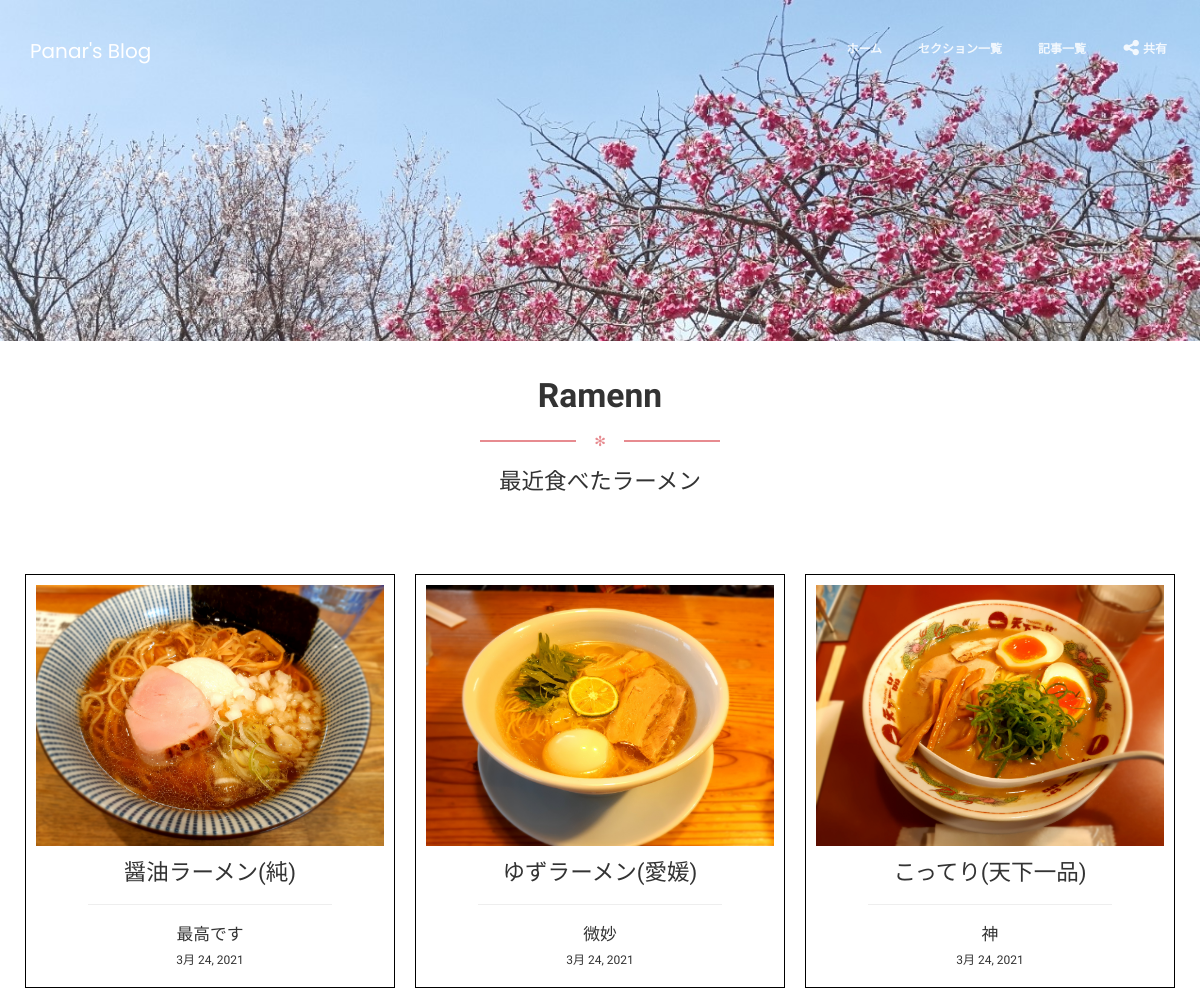
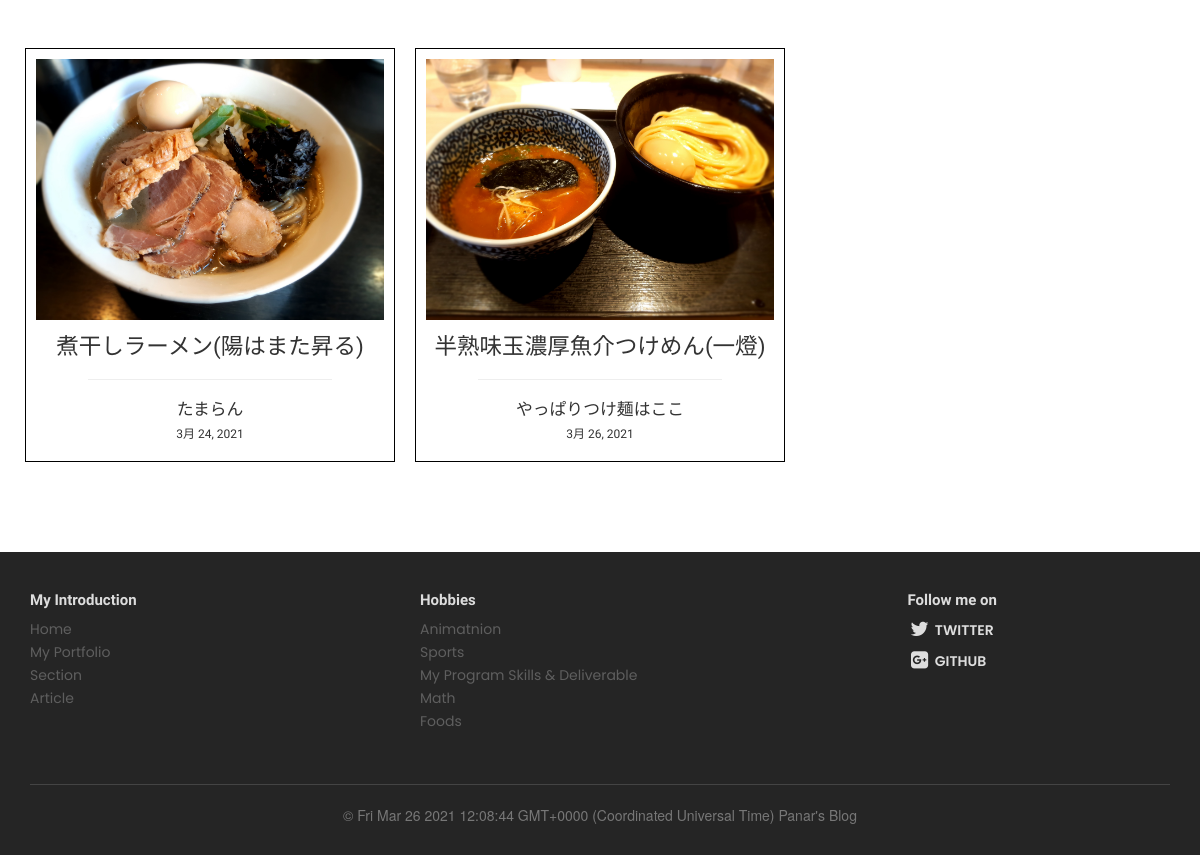
Screenshot of /food/ with the database file from the repository (2 pictures, top to bottom).
### blogpost/models.py (models this page shows, shortened)
class RamennModel(models.Model):
    title = models.TextField()
    postdate = models.DateField(auto_now_add=True)
    content = models.CharField(max_length=400)
    picture = models.FileField(upload_to='static/img/Ramenn/')

### blogpost/views.py (the view)
# urls.py: path('food/', BlogFood.as_view(), name="food"),
class BlogFood(ListView):
    template_name = 'food.html'
    model = RamennModel

### templates/food.html
{% extends 'base.html' %}
{% block header %}
  <img src="../static/img/桜.jpg" class="img-fluid" style="max-width: 100%; , height: auto; ">
{% endblock header %}
{% block content %}
    <div class="title-area text-center">
        <h2>Ramenn</h2>
        <div class="separator separator-danger">✻</div>
        <h3 class="description">最近食べたラーメン</h3>
    </div>
    <div class="container section">
        {% for item in object_list %}
            <div class="card card-blog card-plain col-sm-4" style="padding:10px; ">
                <div class="content text-center" style="border: solid 1px black;padding:10px;">
                    <img src="../{{item.picture}}" />
                    <h3>{{item.title}}</h3>
                    <hr class="info" style="width:70%;">
                    <h5 class="">{{item.content}}</h5>
                    <h6 class="card-date">{{item.postdate}}</h6>
                </div>
            </div>
        {% endfor %}
    </div>
{% endblock content %}

### templates/base.html (shortened to what this page needs)
{% load static %}
<!DOCTYPE html>
<html lang="en">
<head>
  <link href="{% static 'css/bootstrap.css' %}" rel="stylesheet" />
  <link href="{% static 'css/gaia.css' %}" rel="stylesheet"/>
  <link href="http://maxcdn.bootstrapcdn.com/font-awesome/latest/css/font-awesome.min.css" rel="stylesheet">
  <link href="{% static 'css/fonts/pe-icon-7-stroke.css' %}" rel="stylesheet">
</head>
<body style="user-select:none;">
  <nav class="navbar navbar-default navbar-transparent navbar-fixed-top" color-on-scroll="200">
    <div class="container">
      <div class="navbar-header">
        <a href="{% url 'home' %}" class="navbar-brand">Panar's Blog</a>
      </div>
      <div class="collapse navbar-collapse">
        <ul class="nav navbar-nav navbar-right navbar-uppercase">
          <li>
            <a href="{% url 'home' %}">ホーム</a>
          </li>
          <li>
            <a href="{% url 'home' %}#section">セクション一覧</a>
          </li>
          <li>
            <a href="{% url 'home' %}#article">記事一覧</a>
          </li>
          <li class="dropdown">
            <a href="#gaia" class="dropdown-toggle" data-toggle="dropdown">
              <i class="fa fa-share-alt"></i> 共有
            </a>
          </li>
        </ul>
      </div>
    </div>
  </nav>
  {% block header %}
  {% endblock header %}
  <br><br>
  {% block content %}
  {% endblock content %}
  <footer class="footer footer-big footer-color-black" data-color="black">
    <div class="container">
      <div class="row">
        <div class="col-md-3 col-sm-4">
          <div class="info">
            <h5 class="title">My Introduction</h5>
            <nav>
              <ul>
                <li>
                  <a href="{% url 'home' %}">Home</a></li>
                <li>
                <li>
                  <a href="{% url 'home' %}#portfolio">My Portfolio</a>
                </li>
                  <a href="{% url 'home' %}#section">Section</a>
                </li>
                <li>
                  <a href="{% url 'home' %}#article">Article</a>
                </li>
              </ul>
            </nav>
          </div>
        </div>
        <div class="col-md-4 col-md-offset-1 col-sm-4">
          <div class="info">
            <h5 class="title"> Hobbies</h5>
            <nav>
              <ul>
                <li>
                  <a href="{% url 'anime' %}">Animatnion</a>
                </li>
                <li>
                  <a href="{% url 'sport' %}">Sports</a>
                </li>
                <li>
                  <a href="{% url 'skill' %}">My Program Skills &amp; Deliverable</a>
                </li>
                <li>
                  <a href="{% url 'math' %}">Math</a>
                </li>
                <li>
                  <a href="{% url 'food' %}">Foods</a>
                </li>
              </ul>
            </nav>
          </div>
        </div>
        <div class="col-md-3 col-md-offset-1 col-sm-4">
          <div class="info">
            <h5 class="title">Follow me on</h5>
            <nav>
              <ul>
                <li>
                  <a href="https://twitter.com/tus_toshi1213" class="btn btn-social btn-twitter btn-simple">
                    <i class="fa fa-twitter"></i> Twitter
                  </a>
                </li>
                <li>
                  <a href="https://github.com/paner28" class="btn btn-social btn-reddit btn-simple">
                    <i class="fa fa-google-plus-square"></i> GitHub
                  </a>
                </li>
              </ul>
            </nav>
          </div>
        </div>
      </div>
      <hr>
      <div class="copyright">
        © <script> document.write(new Date) </script> Panar's Blog
      </div>
    </div>
  </footer>
</body>
</html>

### rows the page displays
RamennModel: picture (picture), title "醤油ラーメン(純)", content "最高です", postdate "3月 24, 2021"
RamennModel: picture (picture), title "ゆずラーメン(愛媛)", content "微妙", postdate "3月 24, 2021"
RamennModel: picture (picture), title "こってり(天下一品)", content "神", postdate "3月 24, 2021"
RamennModel: picture (picture), title "煮干しラーメン(陽はまた昇る)", content "たまらん", postdate "3月 24, 2021"
RamennModel: picture (picture), title "半熟味玉濃厚魚介つけめん(一燈)", content "やっぱりつけ麺はここ", postdate "3月 26, 2021"
